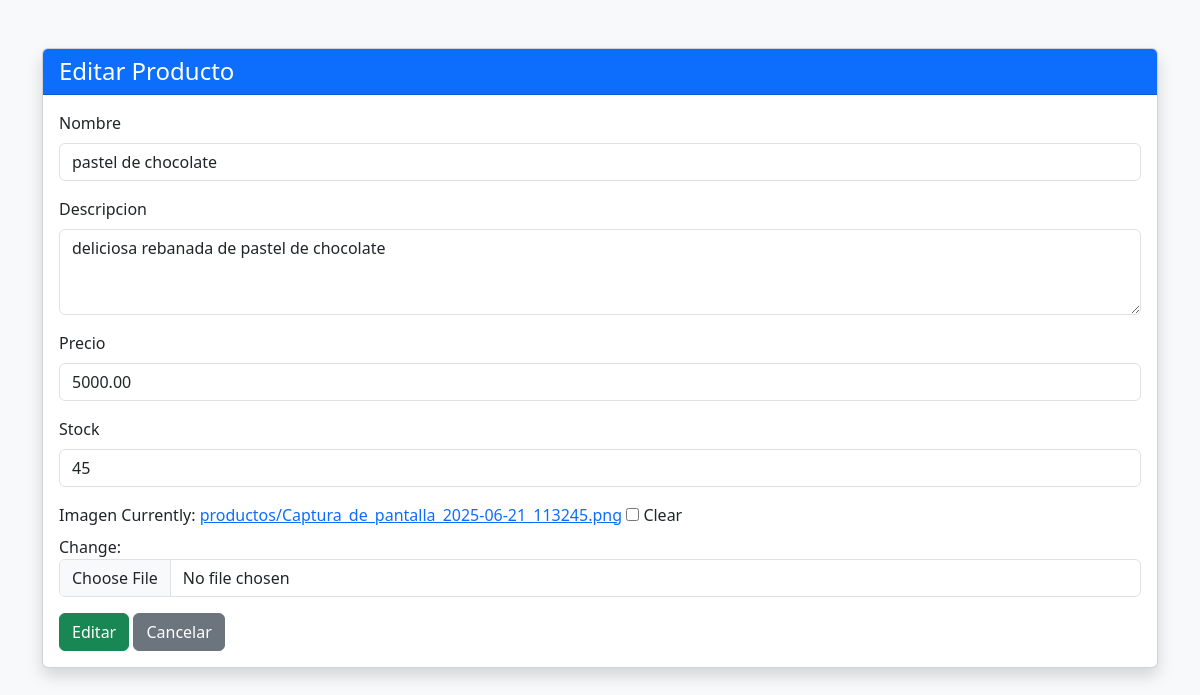
Page /productos/productos/editar/10/ (signed in) on the committed database.
### productos/models.py (models this page shows, shortened)
class Producto(models.Model):
    nombre = models.CharField(max_length=100)
    descripcion = models.TextField()
    precio = models.DecimalField(max_digits=10, decimal_places=2)
    stock = models.PositiveIntegerField()
    imagen = models.ImageField(upload_to='productos/', blank=True, null=True)

### productos/views.py (the view)
# urls.py: path('productos/editar/<int:pk>/', views.editar_producto, name='editar_producto'),
@user_passes_test(es_admin)
def editar_producto(request, pk):
    producto = get_object_or_404(Producto, pk=pk)
    if request.method == 'POST':
        form = ProductoForm(request.POST, instance=producto)
        if form.is_valid():
            form.save()
            return redirect('listar_productos')
    else:
        form = ProductoForm(instance=producto)
    return render(request, 'productos/formulario.html', {'form': form, 'accion': 'Editar'})

### productos/forms.py
class ProductoForm(forms.ModelForm):
    class Meta:
        model = Producto
        fields = ['nombre', 'descripcion', 'precio', 'stock', 'imagen']
        widgets = {
            'nombre': forms.TextInput(attrs={'class': 'form-control'}),
            'descripcion': forms.Textarea(attrs={'class': 'form-control', 'rows': 3}),
            'precio': forms.NumberInput(attrs={'class': 'form-control'}),
            'stock': forms.NumberInput(attrs={'class': 'form-control'}),
            'imagen': forms.ClearableFileInput(attrs={'class': 'form-control'}),
        }

### productos/views.py (called while the page is built)
def es_admin(user):
    return user.is_superuser

### productos/templates/productos/formulario.html (shortened to what this page needs)
<!DOCTYPE html>
<html lang="es">
<head>
    <link href="https://cdn.jsdelivr.net/npm/bootstrap@5.3.0/dist/css/bootstrap.min.css" rel="stylesheet">
</head>
<body class="bg-light">
<div class="container mt-5">
    <div class="card shadow">
        <div class="card-header bg-primary text-white">
            <h4 class="mb-0">{{ accion }} Producto</h4>
        </div>
        <div class="card-body">
            <form method="post" enctype="multipart/form-data">
                {% for field in form %}
                    <div class="mb-3">
                        <label class="form-label" for="{{ field.id_for_label }}">{{ field.label }}</label>
                        {{ field }}
                    </div>
                {% endfor %}
                <button type="submit" class="btn btn-success">{{ accion }}</button>
                <a href="{% url 'listar_productos' %}" class="btn btn-secondary">Cancelar</a>
            </form>
        </div>
    </div>
</div>
</body>
</html>

### rows in the picture
Producto: form "pastel de chocolate" "deliciosa rebanada de pastel de chocolate" "5000.00" "45"

### other values in the picture
{{ accion }} "Editar"
{{ field.label }} "Nombre" "Descripcion" "Precio" "Stock" "Imagen"
